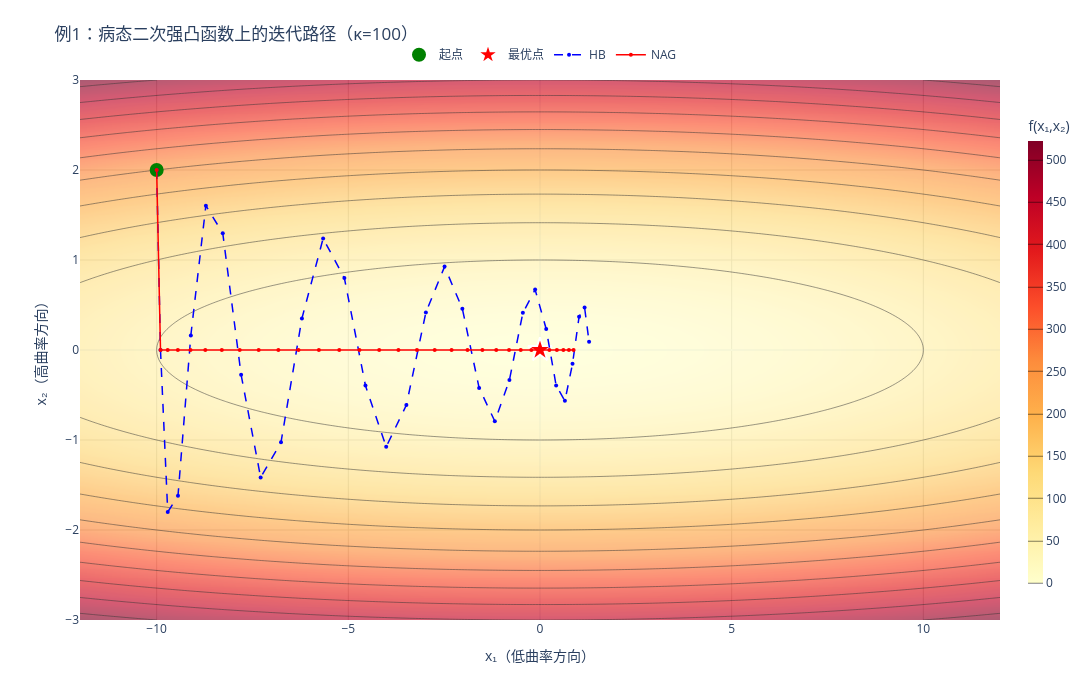
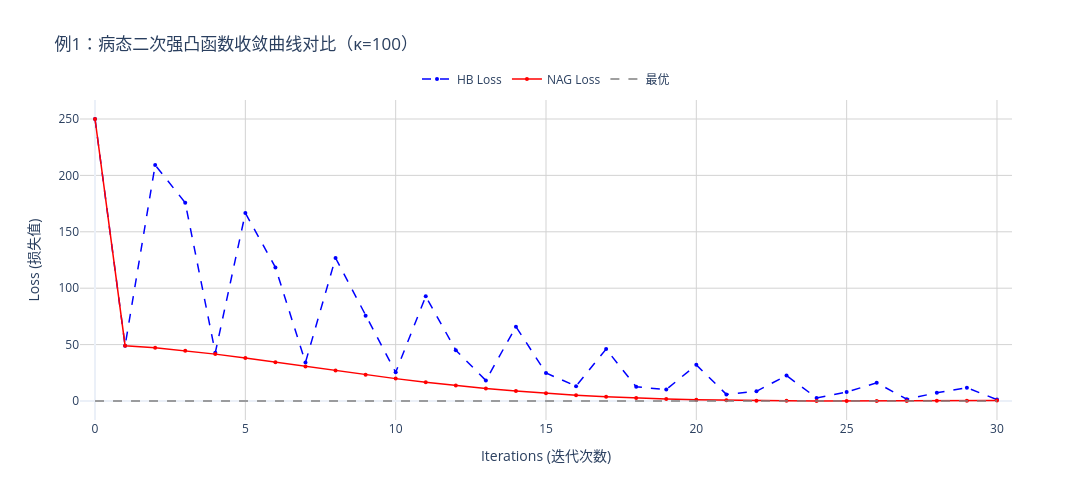

The cell these charts' notebook holds for them, in order:
### Markdown cell above
**场景：狭长峡谷**

考虑如下**病态二次强凸函数**（参见附录1.1、附录1.2）：

$$f(x,y)=\frac12(100x^2 + y^2)$$

这里 $x$ 方向很陡（高曲率），$y$ 方向很平（低曲率），形成一个狭长的峡谷地形。

- ✅ 强凸二次函数，条件数 $\kappa = 100$（参见附录1.3）；
- ✅ HB在理论上对这类函数有加速保证；
- ⚠️ 但若超参数未针对该特定Hessian精心调节，HB仍会在狭长峡谷中表现出剧烈震荡——这直观展示了即使函数本身满足HB的理论前提，实际使用中超参数失配也会导致不良行为。

**实验目的**：展示HB在病态二次强凸函数上，若参数设置不当（实际工程中经常发生），会出现沿峡谷长轴方向来回过冲的现象，而NAG的前瞻机制可以在同等参数下有效抑制这种震荡。

> 本实验特意选取了使HB产生明显震荡、而NAG表现稳健的参数组合，以说明工程中超参数失配的风险。

**看，HB在峡谷里来回冲，损失曲线反弹——如果有个方法能提前“看到”前方是上坡，提前减速就好了。**

### Code cell
import numpy as np
import plotly.graph_objects as go

# ==========================================
# 0. 全局尺寸配置
# ==========================================
FIG_HEIGHT_CONTOUR = 700
FIG_WIDTH_CONTOUR = 1100
FIG_HEIGHT_LOSS = 500
FIG_WIDTH_LOSS = 1100

# ==========================================
# 1. 定义目标函数与梯度（病态二次）
#    x₁ = 低曲率方向（系数1），x₂ = 高曲率方向（系数100）
# ==========================================
def f(x1, x2):
    return 0.5 * (x1**2 + 100 * x2**2)

def grad(x1, x2):
    return np.array([x1, 100 * x2])

# ==========================================
# 2. 算法参数设置
# ==========================================
alpha = 0.010
beta = 0.90
x0 = np.array([-10.0, 2.0])   # x₁=10（低曲率），x₂=2（高曲率）
n_iter = 30

# ==========================================
# 3. 运行两种优化算法
# ==========================================
# Heavy Ball
hb_path = [x0.copy()]
hb_v = np.zeros(2)
x = x0.copy()
for _ in range(n_iter):
    g = grad(x[0], x[1])
    hb_v = beta * hb_v - alpha * g
    x = x + hb_v
    hb_path.append(x.copy())
hb_path = np.array(hb_path)

# NAG
nag_path = [x0.copy()]
nag_v = np.zeros(2)
x = x0.copy()
for _ in range(n_iter):
    x_lookahead = x + beta * nag_v
    g = grad(x_lookahead[0], x_lookahead[1])
    nag_v = beta * nag_v - alpha * g
    x = x + nag_v
    nag_path.append(x.copy())
nag_path = np.array(nag_path)

# 计算损失值
hb_loss = [f(p[0], p[1]) for p in hb_path]
nag_loss = [f(p[0], p[1]) for p in nag_path]

# ==========================================
# 4. 生成地形图网格数据
# ==========================================
x1_lim, x2_lim = 12, 3
x1_range = np.linspace(-x1_lim, x1_lim, 300)   # x₁（低曲率）范围 [-12, 12]
x2_range = np.linspace(-x2_lim, x2_lim, 300)   # x₂（高曲率）范围 [-3, 3]
xx1, xx2 = np.meshgrid(x1_range, x2_range)
zz = f(xx1, xx2)

# ==========================================================
# 【图表 1】迭代路径 / 等高线图
# ==========================================================
fig1 = go.Figure()

fig1.add_trace(go.Contour(
    z=zz, x=x1_range, y=x2_range,   # x轴=x₁（低曲率），y轴=x₂（高曲率）
    colorscale='YlOrRd',  # 黄色调：浅黄→橙黄→橙红（由浅到深）
    contours=dict(
        coloring='heatmap',
        showlabels=False
    ),
    colorbar=dict(
        title='f(x₁,x₂)',
        x=1.02, y=0.5, len=0.9,
        thickness=15
    ),
    opacity=0.8,  # 稍微透明，让线条更突出
    name='损失地形',
    showlegend=False
))

# ===== 起点标记（绿色圆点） =====
fig1.add_trace(go.Scatter(
    x=[x0[0]], y=[x0[1]],
    mode='markers+text',
    name='起点',
    marker=dict(
        size=14, color='green', symbol='circle'
    ),
    textposition='top center',
    textfont=dict(color='green', size=13, weight='bold')
))

# 最优解标记
fig1.add_trace(go.Scatter(
    x=[0], y=[0],
    mode='markers+text',
    name='最优点',
    marker=dict(
        size=18, color='red', symbol='star',
        line=dict(color='white', width=2)
    ),
    textposition='bottom center',
    textfont=dict(color='#FF5733', size=13, weight='bold')
))

# HB 路径 — 蓝色虚线
fig1.add_trace(go.Scatter(
    x=hb_path[:,0], y=hb_path[:,1],
    mode='lines+markers',
    name='HB',
    line=dict(color='blue', width=1.5, dash='dash'),
    marker=dict(size=4, color='blue')
))

# NAG 路径 — 红色实线
fig1.add_trace(go.Scatter(
    x=nag_path[:,0], y=nag_path[:,1],
    mode='lines+markers',
    name='NAG',
    line=dict(color='red', width=1.5, dash='solid'),
    marker=dict(size=4, color='red')
))

fig1.update_layout(
    height=FIG_HEIGHT_CONTOUR,
    width=FIG_WIDTH_CONTOUR,
    title="例1：病态二次强凸函数上的迭代路径（κ=100）",
    template="plotly_white",
    legend=dict(
        orientation="h",
        yanchor="bottom",
        y=1.02,
        xanchor="center",
        x=0.5
    ),
    hovermode='closest',
    margin=dict(l=80, r=80, t=80, b=80)
)

fig1.update_xaxes(
    title_text="x₁（低曲率方向）",
    range=[-12, 12],
    showgrid=True,
    gridcolor='lightgray'
)
fig1.update_yaxes(
    title_text="x₂（高曲率方向）",
    range=[-3, 3],
    showgrid=True,
    gridcolor='lightgray'
)

# ==========================================================
# 【图表 2】损失收敛曲线图
# ==========================================================
fig2 = go.Figure()

fig2.add_trace(go.Scatter(
    x=list(range(len(hb_loss))), y=hb_loss,
    mode='lines+markers', 
    name='HB Loss',
    line=dict(color='blue', width=1.5, dash='dash'),
    marker=dict(size=4, color='blue', symbol='circle')
))

fig2.add_trace(go.Scatter(
    x=list(range(len(nag_loss))), y=nag_loss,
    mode='lines+markers', 
    name='NAG Loss',
    line=dict(color='red', width=1.5, dash='solid'),
    marker=dict(size=4, color='red', symbol='circle')
))

# ===== 最优值参考线（带图例） =====
fig2.add_trace(go.Scatter(
    x=[0, n_iter],  # 从第0步到第n_iter步
    y=[0, 0],       # 理论最优值 f* = 0
    mode='lines',
    name='最优',
    line=dict(color='gray', width=1.5, dash='dash'),
    showlegend=True
))

fig2.update_layout(
    height=FIG_HEIGHT_LOSS,
    width=FIG_WIDTH_LOSS,
    title="例1：病态二次强凸函数收敛曲线对比（κ=100）",
    template="plotly_white",
    legend=dict(
        orientation="h",
        yanchor="bottom",
        y=1.02,
        xanchor="center",
        x=0.5
    ),
    hovermode='x unified'
)

fig2.update_xaxes(
    title_text="Iterations (迭代次数)", 
    showgrid=True, 
    gridcolor='lightgray',
    range=[-0.5, n_iter + 0.5]
)
fig2.update_yaxes(
    title_text="Loss (损失值)", 
    showgrid=True, 
    gridcolor='lightgray'
)

# ==========================================================
# 5. 显示图表
# ==========================================================
fig1.show()
fig2.show()

### Figure 1 — Plotly figure (JSON) as saved in the notebook; plotly's stock layout.template omitted (floating-point values rounded to 4 significant figures; data arrays with more than 128 entries replaced by an {"elided": "..."} marker saying what was removed)
{"data": [{"colorbar": {"len": 0.9, "thickness": 15, "title": {"text": "f(x₁,x₂)"}, "x": 1.02, "y": 0.5}, "colorscale": [[0, "rgb(255,255,204)"], [0.125, "rgb(255,237,160)"], [0.25, "rgb(254,217,118)"], [0.375, "rgb(254,178,76)"], [0.5, "rgb(253,141,60)"], [0.625, "rgb(252,78,42)"], [0.75, "rgb(227,26,28)"], [0.875, "rgb(189,0,38)"], [1, "rgb(128,0,38)"]], "contours": {"coloring": "heatmap", "showlabels": false}, "name": "损失地形", "opacity": 0.8, "showlegend": false, "type": "contour", "x": {"elided": "300 float values"}, "y": {"elided": "300 float values"}, "z": {"elided": "300x300 float values"}}, {"marker": {"color": "green", "size": 14, "symbol": "circle"}, "mode": "markers+text", "name": "起点", "textfont": {"color": "green", "size": 13, "weight": "bold"}, "textposition": "top center", "type": "scatter", "x": [-10], "y": [2]}, {"marker": {"color": "red", "line": {"color": "white", "width": 2}, "size": 18, "symbol": "star"}, "mode": "markers+text", "name": "最优点", "textfont": {"color": "#FF5733", "size": 13, "weight": "bold"}, "textposition": "bottom center", "type": "scatter", "x": [0], "y": [0]}, {"line": {"color": "blue", "dash": "dash", "width": 1.5}, "marker": {"color": "blue", "size": 4}, "mode": "lines+markers", "name": "HB", "type": "scatter", "x": [-10.0, -9.9, -9.711, -9.444, -9.109, -8.716, -8.276, -7.797, -7.288, -6.756, -6.211, -5.658, -5.103, -4.553, -4.013, -3.486, -2.977, -2.49, -2.026, -1.588, -1.178, -0.7976, -0.4471, -0.1271, 0.1621, 0.4208, 0.6494, 0.8486, 1.019, 1.163, 1.281], "y": [2.0, 0.0, -1.8, -1.62, 0.162, 1.604, 1.298, -0.2756, -1.416, -1.026, 0.3506, 1.239, 0.7997, -0.3955, -1.076, -0.6122, 0.4172, 0.9264, 0.4583, -0.4213, -0.7917, -0.3333, 0.4125, 0.6712, 0.2329, -0.3946, -0.5647, -0.1531, 0.3704, 0.4712, 0.09068]}, {"line": {"color": "red", "dash": "solid", "width": 1.5}, "marker": {"color": "red", "size": 4}, "mode": "lines+markers", "name": "NAG", "type": "scatter", "x": [-10.0, -9.9, -9.712, -9.447, -9.117, -8.731, -8.301, -7.834, -7.339, -6.826, -6.3, -5.768, -5.236, -4.711, -4.195, -3.693, -3.21, -2.747, -2.307, -1.892, -1.503, -1.141, -0.8078, -0.5026, -0.2256, 0.02343, 0.2451, 0.4401, 0.6095, 0.7543, 0.8758], "y": [2.0, 0.0, 0.0, 0.0, 0.0, 0.0, 0.0, 0.0, 0.0, 0.0, 0.0, 0.0, 0.0, 0.0, 0.0, 0.0, 0.0, 0.0, 0.0, 0.0, 0.0, 0.0, 0.0, 0.0, 0.0, 0.0, 0.0, 0.0, 0.0, 0.0, 0.0]}], "layout": {"height": 700, "hovermode": "closest", "legend": {"orientation": "h", "x": 0.5, "xanchor": "center", "y": 1.02, "yanchor": "bottom"}, "margin": {"b": 80, "l": 80, "r": 80, "t": 80}, "title": {"text": "例1：病态二次强凸函数上的迭代路径（κ=100）"}, "width": 1100, "xaxis": {"gridcolor": "lightgray", "range": [-12, 12], "showgrid": true, "title": {"text": "x₁（低曲率方向）"}}, "yaxis": {"gridcolor": "lightgray", "range": [-3, 3], "showgrid": true, "title": {"text": "x₂（高曲率方向）"}}}}

### Figure 2 — Plotly figure (JSON) as saved in the notebook; plotly's stock layout.template omitted (floating-point values rounded to 4 significant figures)
{"data": [{"line": {"color": "blue", "dash": "dash", "width": 1.5}, "marker": {"color": "blue", "size": 4, "symbol": "circle"}, "mode": "lines+markers", "name": "HB Loss", "type": "scatter", "x": [0, 1, 2, 3, 4, 5, 6, 7, 8, 9, 10, 11, 12, 13, 14, 15, 16, 17, 18, 19, 20, 21, 22, 23, 24, 25, 26, 27, 28, 29, 30], "y": [250, 49.01, 209.2, 175.8, 42.8, 166.6, 118.4, 34.19, 126.8, 75.49, 25.43, 92.79, 45.0, 18.19, 65.91, 24.81, 13.14, 46.01, 12.55, 10.14, 32.03, 5.873, 8.608, 22.54, 2.724, 7.872, 16.15, 1.532, 7.38, 11.78, 1.231]}, {"line": {"color": "red", "dash": "solid", "width": 1.5}, "marker": {"color": "red", "size": 4, "symbol": "circle"}, "mode": "lines+markers", "name": "NAG Loss", "type": "scatter", "x": [0, 1, 2, 3, 4, 5, 6, 7, 8, 9, 10, 11, 12, 13, 14, 15, 16, 17, 18, 19, 20, 21, 22, 23, 24, 25, 26, 27, 28, 29, 30], "y": [250, 49.01, 47.16, 44.62, 41.56, 38.12, 34.45, 30.68, 26.93, 23.29, 19.84, 16.63, 13.71, 11.09, 8.799, 6.821, 5.151, 3.772, 2.66, 1.789, 1.129, 0.6512, 0.3262, 0.1263, 0.02545, 0.0002744, 0.03003, 0.09685, 0.1857, 0.2845, 0.3835]}, {"line": {"color": "gray", "dash": "dash", "width": 1.5}, "mode": "lines", "name": "最优", "showlegend": true, "type": "scatter", "x": [0, 30], "y": [0, 0]}], "layout": {"height": 500, "hovermode": "x unified", "legend": {"orientation": "h", "x": 0.5, "xanchor": "center", "y": 1.02, "yanchor": "bottom"}, "title": {"text": "例1：病态二次强凸函数收敛曲线对比（κ=100）"}, "width": 1100, "xaxis": {"gridcolor": "lightgray", "range": [-0.5, 30.5], "showgrid": true, "title": {"text": "Iterations (迭代次数)"}}, "yaxis": {"gridcolor": "lightgray", "showgrid": true, "title": {"text": "Loss (损失值)"}}}}
